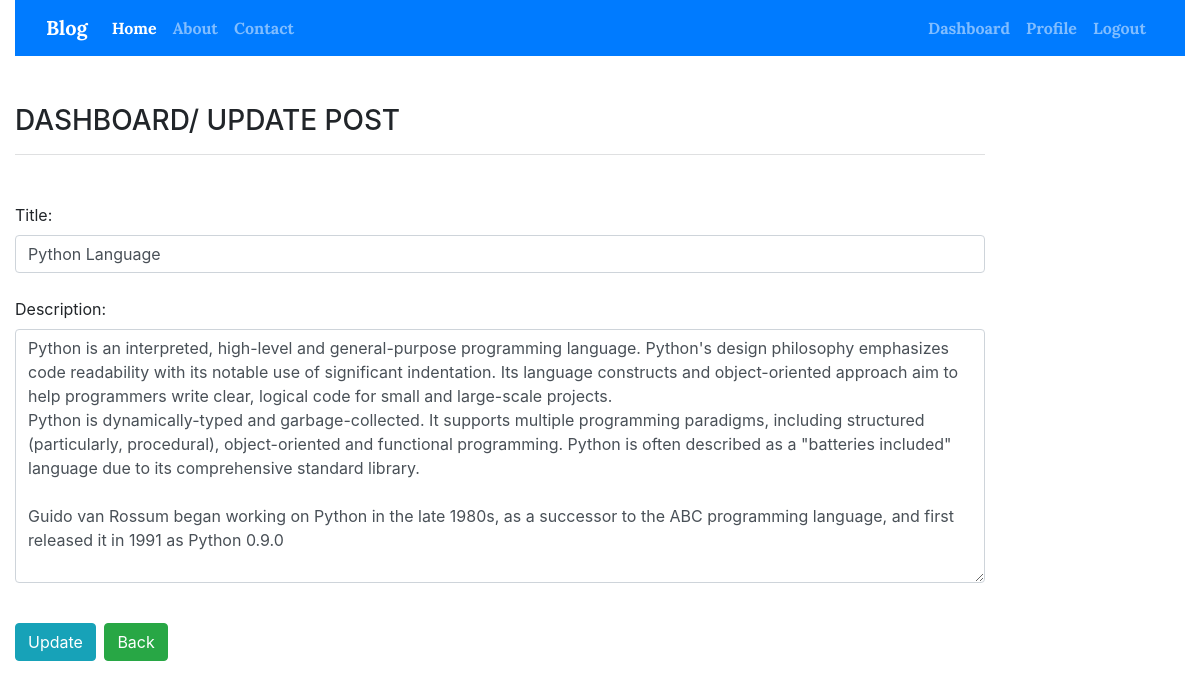
The page /updatepost/1/ (signed in) on the database its author committed.
### blog/models.py (models this page shows)
class Post(models.Model):
    uname = models.CharField(max_length=18, blank=True)
    title = models.CharField(max_length=150)
    descpt = models.TextField(max_length=1818)

### blog/views.py (the view)
# urls.py: path("updatepost/<int:id>/", views.update_post, name="updatepost"),
def update_post(request, id):
    if request.user.is_authenticated:
        if request.method == "POST":
            pid = Post.objects.get(pk=id)
            uf = PostForm(request.POST, instance=pid)
            if uf.is_valid():
                uf.save()
                messages.success(request, "Successfully... Updated !!!")
                uf = PostForm()
        else:
            pid = Post.objects.get(pk=id)
            uf = PostForm(instance=pid)
        return render(request, "blog/updatepost.html", {"uform":uf})
    else:
        return HttpResponseRedirect("/login/")

### blog/forms.py
class PostForm(forms.ModelForm):
    class Meta:
        model = Post
        fields = ["uname", "title", "descpt"]
        labels = {"descpt": "Description"}
        widgets = {"uname":forms.HiddenInput(attrs={"required": False}),
                "title":forms.TextInput(attrs={"class":"form-control"}),
                "descpt":forms.Textarea(attrs={"class":"form-control"}),
                }

### blog/templates/blog/updatepost.html (shortened to what this page needs)
{% extends 'blog/base.html' %}
{% load static %}
{% block content %}
    <div class="col-sm-10">
        <h3 class="mt-5">DASHBOARD/ UPDATE POST</h3>
        <hr class="bg-light">
        <div class="my-5">
            <form action="" method="post" autocomplete="off" novalidate>
                {% if uform %}
                    <div class="form-group">
                        {% for form in uform.visible_fields %}
                            {{ form.label_tag }} {{ form }} <small class="text-warning">{{ form.errors|striptags }}</small> <br>
                        {% endfor %}
                    </div>
                {% endif %}
                <button type="submit" class="btn btn-info">Update</button>
                <a href=" {% url 'dashboard' %} " class="btn btn-success mx-1">Back</a>
            </form>
            <br>
        </div>
    </div>
{% endblock content %}

### rows shown on the page
Post: visible_fields "Python Language" "Python is an interpreted, high-level and general-purpose programming language. Python's design philosophy emphasizes code readability with its notable use of significant indentation. Its language constructs and object-oriented approach aim to help programmers write clear, logical code for small and large-scale projects. Python is dynamically-typed and garbage-collected. It supports multiple programming paradigms, including structured (particularly, procedural), object-oriented and functional programming. Python is often described as a \"batteries included\" language due to its comprehensive standard library. Guido van Rossum began working on Python in the late 1980s, as a successor to the ABC…"
